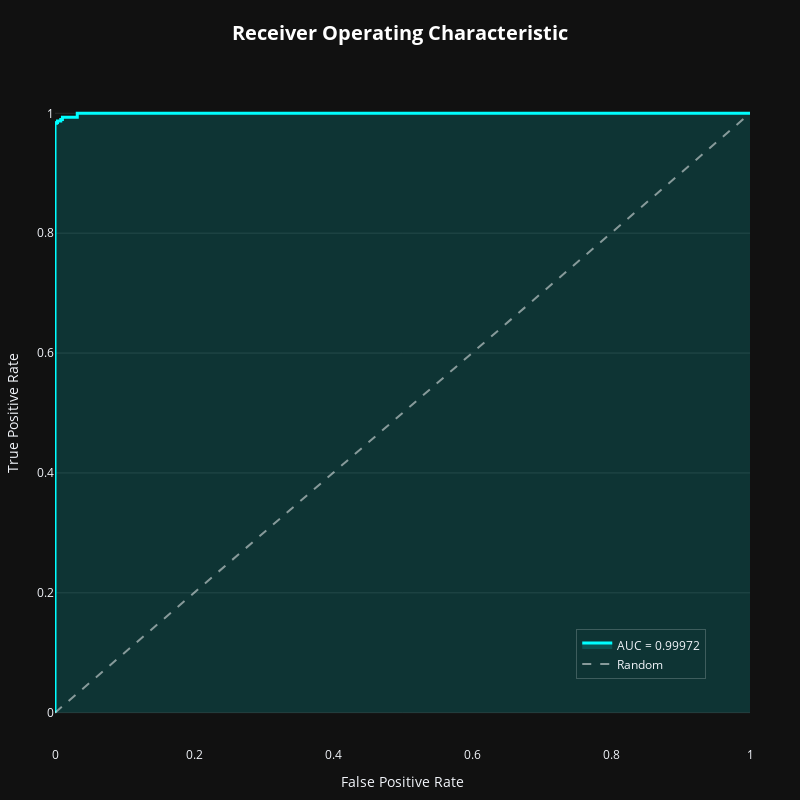

Here is the notebook cell this chart was saved with:
### Code cell
plot_roc_curve_styled(false_positive_rate_lr, true_positive_rate_lr, roc_auc_lr)

### Figure 1 — Plotly figure (JSON) as saved in the notebook; plotly's stock layout.template omitted (floating-point values rounded to 4 significant figures; data arrays with more than 128 entries replaced by an {"elided": "..."} marker saying what was removed)
{"data": [{"fill": "tozeroy", "fillcolor": "rgba(0, 254, 255, 0.15)", "line": {"color": "#00feff", "width": 3}, "mode": "lines", "name": "AUC = 0.99972", "type": "scatter", "x": {"elided": "200 float values"}, "y": {"elided": "200 float values"}}, {"hoverinfo": "skip", "line": {"color": "rgba(255, 255, 255, 0.5)", "dash": "dash"}, "mode": "lines", "name": "Random", "type": "scatter", "x": [0, 1], "y": [0, 1]}], "layout": {"height": 800, "legend": {"bgcolor": "rgba(0,0,0,0)", "bordercolor": "rgba(255,255,255,0.2)", "borderwidth": 1, "x": 0.75, "y": 0.1}, "margin": {"b": 50, "l": 50, "r": 50, "t": 80}, "title": {"font": {"color": "white", "size": 20}, "text": "<b>Receiver Operating Characteristic</b>", "x": 0.5, "xanchor": "center"}, "width": 800, "xaxis": {"showgrid": false, "title": {"text": "False Positive Rate"}, "zeroline": false}, "yaxis": {"gridcolor": "rgba(255,255,255,0.1)", "showgrid": true, "title": {"text": "True Positive Rate"}, "zeroline": false}}}
